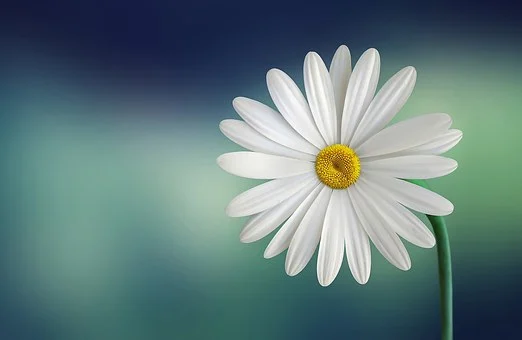
#> input picture images/flower.png, 522 x 340 px
$ python pil_test1.py
#> lines starting #> are read from the running program, lines starting #| are printed output that depends on the picture
from PIL import Image
import numpy as np

rgb_p1 = np.array([0]*3)
rgb_p2 = np.array([256]*3)

m = rgb_p2 - rgb_p1

def get_t(point):
    point = np.array(point)
    return (point - rgb_p1)/m

def point_on_3Dline(point):
    return len(set(get_t(point))) == 1

def point_on_3Dline_segment(point):
    t = get_t(point)
    return point_on_3Dline(point) and (0 <= t[0] <= 1)

img = Image.open("../images/flower.png")
#> img is the input picture: PIL image 522x340 RGB; mean R, G, B 97.4, 122.7, 123.7
img = img.convert("RGB")
img_data = img.getdata()
print(f"Image size: {img.size}")
#| Image size: (522, 340)

target_rgb_range = list(range(180, 256))
new_rgb = (204, 0, 204)

new_image = []
for pxl_rgb in img_data:
    # change all white (also shades of whites)
    # pixels to yellow
    # pxl_r, pxl_g, pxl_b = pxl_rgb
    # on_line = point_on_3Dline_segment(pxl_rgb)
    rgb_in = [val in target_rgb_range for val in pxl_rgb]
    if all(rgb_in):
    # if on_line:
        new_image.append(new_rgb)
    else:
        new_image.append(pxl_rgb)
#> this loop made 177480 passes
#> pxl_rgb on passes 1 to 3: (20, 25, 55), (20, 25, 55), (20, 25, 55)
#> after the loop, new_image = 177480 items

# update image data
img.putdata(new_image)
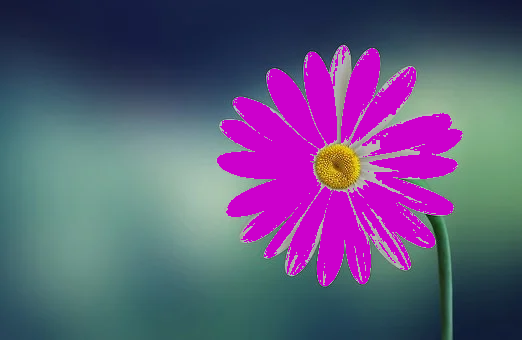
#> img: PIL image 522x340 RGB; mean R, G, B 96.6, 87.3, 123.2

# save new image
img.save("flower_image_altered.png")
